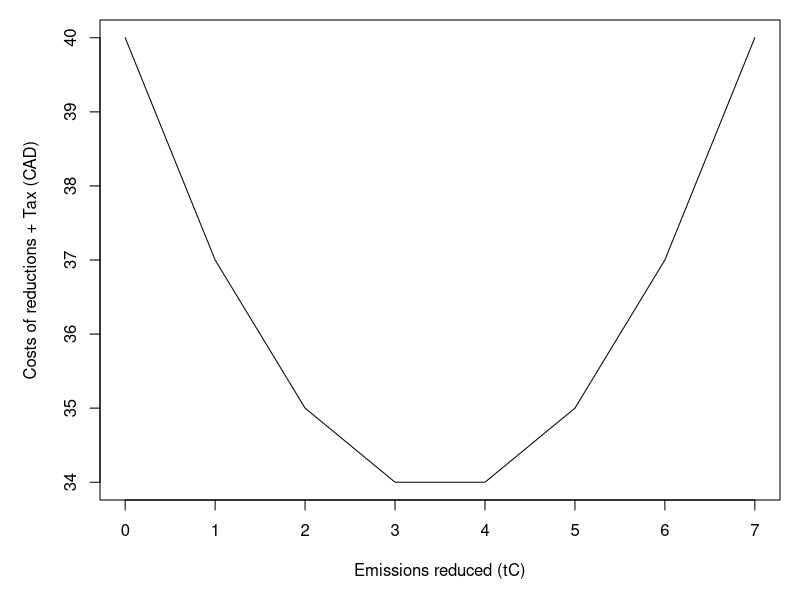

Reproduce this figure in R.
## ---- chunk 1

carbonTax <- 4 # ($ per tC) 
reduction <- seq(0,7, 1)
emission <- 10 - reduction
marginal <- seq(0,7, 1)
total <- cumsum(marginal)
tax <- emission * carbonTax
TotalPlusTax <- total + tax 

par(mfrow = c(1,1), mar = c(5,5,1,1))
plot(reduction, TotalPlusTax, type = "l",
     xlab = "Emissions reduced (tC)",
     ylab = "Costs of reductions + Tax (CAD)")

